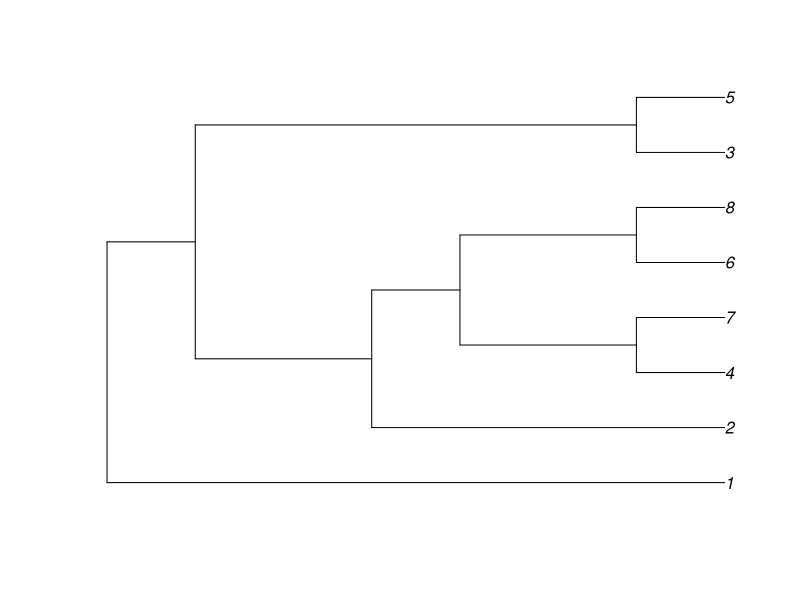

R code for this plot:


lineList <- read.csv("line_list.csv")


recurhelper <- function(source) {
  # assumes sources are sorted
  if (length(source) == 1) {
    recur2(source)
  } else if (length(source) > 1) {
    paste0("(", recur2(source[1]), ",", recurhelper(source[-1]), ")")
  }
}

recur2 <- function(source) {
  if (length(source) == 1) {
    if (sum(lineList$source == source) == 0) {
      as.character(source)
    } else {
      dests <- lineList$recipient[lineList$source == source]
      if (length(dests) <= 1) {
        paste0("(", source, ",", recur2(dests), ")")
      } else {
        sorteddests <-
          rev(dests[(order(lineList$infectionTime[match(dests, lineList$dest)]))]) # sort by recency when >1 dest. Ties are not resolved.
        paste0(
          "((",
          source,
          ",",
          recur2(sorteddests[1]),
          "),",
          recurhelper(sorteddests[-1]),
          ")"
        )
      }
    }
  } else {
    print("ERROR")
    NULL # error
  }
}

headnode <- lineList$recipient[lineList$source == 0]

test <- print(paste0(recur2(headnode), ";"))

tree <- ape::read.tree(text = test)

plot(tree)
